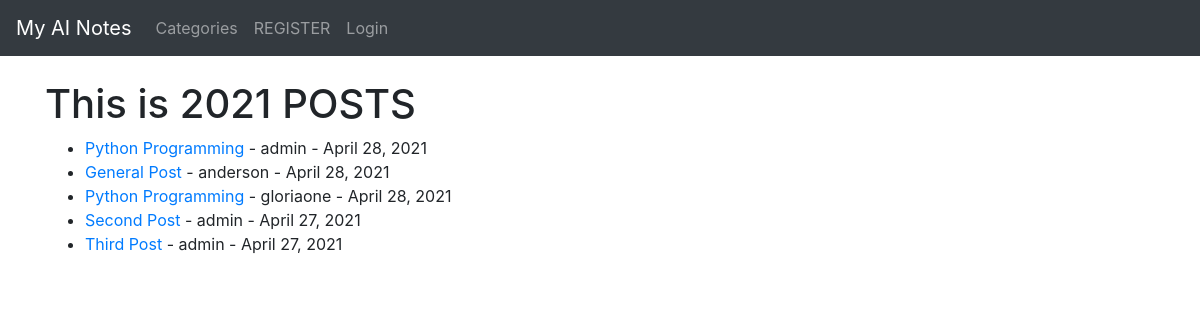
The page / on the database its author committed.
### blog/models.py (models this page shows, shortened)
class Post(models.Model):
    author = models.ForeignKey(User, on_delete = models.CASCADE)
    title = models.CharField(max_length=255)
    body = RichTextField(blank=True, null=True)
    post_date = models.DateField(auto_now_add=True)
    likes = models.ManyToManyField(User, related_name='blog_post')
    header_image = models.ImageField(null=True, blank=True, upload_to="images/")

### blog/views.py (the view)
# urls.py: path('', HomeView.as_view(), name="home"),
class HomeView(ListView):
    model = Post
    context_object_name = "posts"
    template_name = "home.html"
    ordering = ['-post_date']

### blog/templates/home.html (shortened to what this page needs)
{% extends 'base.html' %} {% block content %}
<h1 style="align-items: center;">This is 2021 POSTS</h1>
<ul style="align-items: center;">
    {% for post in posts %}
    <li><a href="{% url 'article-detail' post.pk %}">{{post.title}}</a> - {{post.author.username}} - {{ post.post_date }}
    </li>
    {% endfor %}
</ul>
{% endblock %}

### rows shown on the page
Post: title "Python Programming", author.username "admin", post_date "April 28, 2021"
Post: title "General Post", author.username "anderson", post_date "April 28, 2021"
Post: title "Python Programming", author.username "gloriaone", post_date "April 28, 2021"
Post: title "Second Post", author.username "admin", post_date "April 27, 2021"
Post: title "Third Post", author.username "admin", post_date "April 27, 2021"
